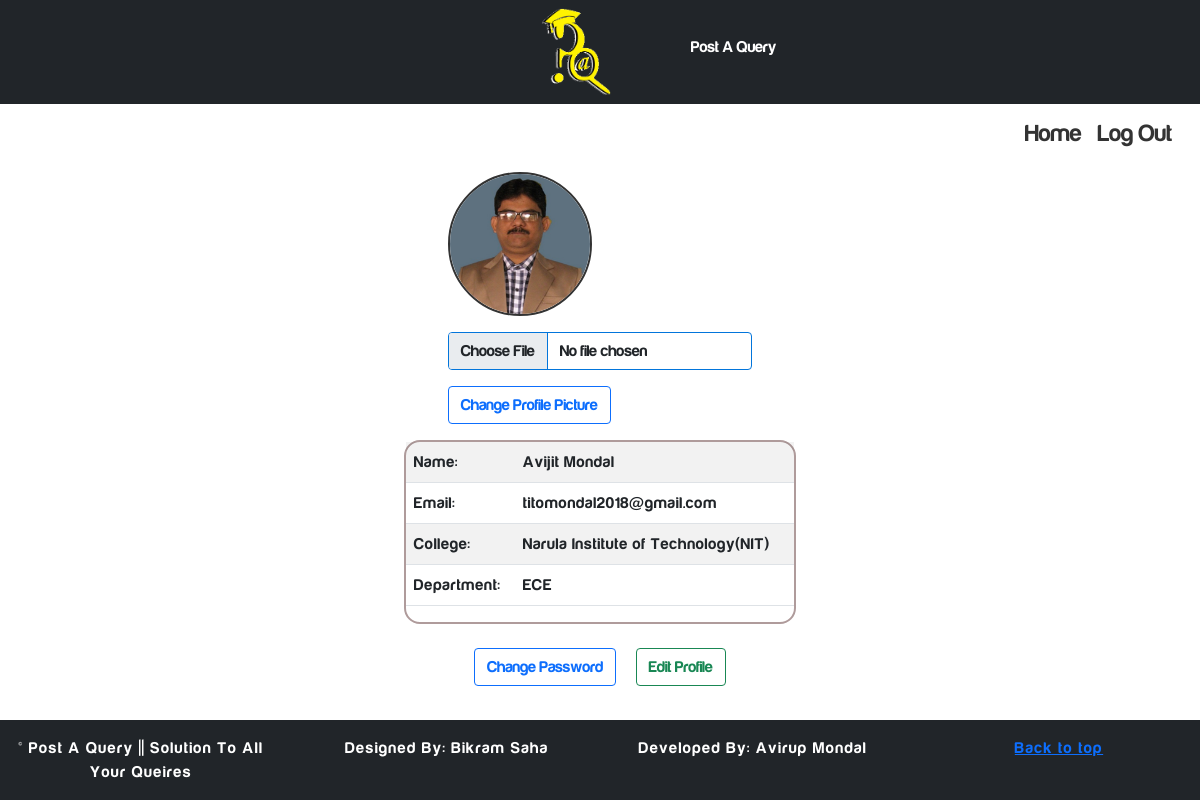
Page /teacher_profile.php?id=7 (signed in) on the committed database.
### tables this page shows
CREATE TABLE `users` (
  `id` int(11) NOT NULL,
  `name` varchar(50) NOT NULL,
  `college_name` int(11) NOT NULL,
  `college_id` varchar(20) NOT NULL,
  `stream` int(200) NOT NULL,
  `year` int(11) NOT NULL,
  `semester` int(11) NOT NULL,
  `email` varchar(200) NOT NULL,
  `password` varchar(200) NOT NULL,
  `student` int(11) NOT NULL,
  `teacher` int(11) NOT NULL,
  `image` varchar(500) NOT NULL
);

CREATE TABLE `college_list` (
  `id` int(11) NOT NULL,
  `College_Name` varchar(1000) NOT NULL
);

CREATE TABLE `stream` (
  `Stream_Id` int(11) NOT NULL,
  `Stream` varchar(200) NOT NULL
);

### includes/function.php (called while the page is built)
<?php
function get_safe_data($con,$str){
    if($str!=''){
    $str=trim($str);
    return strip_tags(mysqli_real_escape_string($con,$str));
}
}
?>

### teacher_profile.php (the view, shortened to what this page needs)
<?php
include_once('includes/header.php');
	?>
	<?php
$college=$_SESSION['College_Name'];
$department=$_SESSION['Stream'];
if(isset($_GET['id']) && $_GET['id']!='')
{
    $Id=get_safe_data($con,$_GET['id']);
}
    $sqli="Select users.*,college_list.*,stream.* from users,college_list,stream where users.id='$Id' and college_list.id='$college' and users.stream=stream.Stream_Id and stream.Stream_Id='$department'";
    $res=mysqli_query($con,$sqli);
        $row=mysqli_fetch_assoc($res);
        $student_name=$row['name'];
        $student_email=$row['email'];
        $student_image=$row['image'];
        $student_college=$row['College_Name'];
        $student_department=$row['Stream'];
?>
<div class="container-fluid">
    <div class="row">
       <div class="top">
            <h4 class="top_right" ><a href="login.php">Log Out</a></h4>
            <h4 class="top_right" ><a href="teacher_queries.php?id=<?php echo $Id ?>">Home</a></h4>
        </div>
    </div>
</div>
      <div class="container-fluid">
          <div class="row">
            <div class="user-block">
                <div class="user-img">
                    <img class="img-fluid" src="user_image/<?php echo $student_image ?>" alt="this is my image" >
                    <form method="post" enctype="multipart/form-data">
                    <input type="file" name="editimage" class="form-control" style="margin-top: 1rem; border: 1px #0275dB solid; margin-bottom:1rem" required>
                    <button type="submit" name="submit" class="btn btn-outline-primary" >Change Profile Picture</button>
                    </form>
                </div>
                <div class="user-info col-lg-4">
                    <table class="table table-striped">
                        <tbody>
                        <tr>
                            <th scope="col">Name: </th>
                            <td><?php echo $student_name;?></td>
                        </tr>
                        <tr>
                            <th scope="col">Email: </th>
                            <td><?php echo  $student_email;?></td>
                        </tr>
                        <tr>
                            <th scope="col">College: </th>
                            <td><?php echo  $student_college;?></td>
                        </tr>
                        <tr>
                            <th scope="col">Department: </th>
                            <td><?php echo  $student_department;?></td>
                        </tr>
                    </tbody>
                    </table>
                </div>
                <div class="user-buttons">
                    <a class="btn btn-outline-primary" href="teacher_change_password.php?id=<?php echo $_SESSION['Id']; ?>"> Change Password</a>
                    <a class="btn btn-outline-success" href="teacher_edit_profile.php?id=<?php echo $_SESSION['Id']; ?>">Edit Profile</a>
                </div>
            </div>
          </div>
      </div>
 <?php
 include_once('includes/footer.php');
 ?>
</body>
</html>

### final_style.css (style rules this page uses)
* { padding: 0; margin: 0; }
body { font-family: websitefont; box-sizing: border-box; height: 100%; display: flex; flex-direction: column; color: #333333; overflow-x: hidden; overflow-y: visible; }
.top { margin: 1rem 0; }
.top .top_right { float: right; padding-right: 1rem; text-decoration: none; margin-top: 0; }
.top .top_right a { color: #333333; text-decoration: none; }
.user-block { display: flex; justify-content: center; align-items: center; flex-direction: column; }
.user-block .user-img img { border: 2px #333333 solid; border-radius: 50%; width: 9rem; height: 9rem; }
.user-block .user-info { border: 2px #af9b9b solid; border-radius: 1rem; text-align: left; letter-spacing: 1px; margin: 1rem 0; }
.user-block .user-buttons a { background-color: none; margin:0.5rem; }

### rows in the picture
users: image (picture), name "Avijit Mondal", email "titomondal2018@gmail.com", college_list.College_Name "Narula Institute of Technology(NIT)", stream.Stream "ECE"
